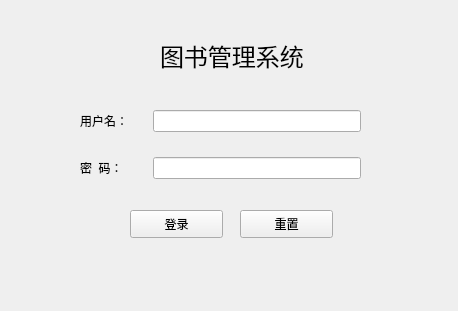
<?xml version="1.0" encoding="UTF-8"?>
<ui version="4.0">
 <class>Form</class>
 <widget class="QWidget" name="Form">
  <property name="geometry">
   <rect>
    <x>0</x>
    <y>0</y>
    <width>458</width>
    <height>311</height>
   </rect>
  </property>
  <property name="windowTitle">
   <string>管理员登录</string>
  </property>
  <widget class="QWidget" name="formLayoutWidget">
   <property name="geometry">
    <rect>
     <x>70</x>
     <y>100</y>
     <width>301</width>
     <height>101</height>
    </rect>
   </property>
   <layout class="QFormLayout" name="formLayout">
    <property name="horizontalSpacing">
     <number>25</number>
    </property>
    <property name="verticalSpacing">
     <number>25</number>
    </property>
    <property name="leftMargin">
     <number>10</number>
    </property>
    <property name="topMargin">
     <number>10</number>
    </property>
    <property name="rightMargin">
     <number>10</number>
    </property>
    <property name="bottomMargin">
     <number>10</number>
    </property>
    <item row="0" column="0">
     <widget class="QLabel" name="label">
      <property name="text">
       <string>用户名：</string>
      </property>
     </widget>
    </item>
    <item row="0" column="1">
     <widget class="QLineEdit" name="usernameinput"/>
    </item>
    <item row="1" column="0">
     <widget class="QLabel" name="label_2">
      <property name="text">
       <string>密  码：</string>
      </property>
     </widget>
    </item>
    <item row="1" column="1">
     <widget class="QLineEdit" name="passwordinpurt">
      <property name="echoMode">
       <enum>QLineEdit::Password</enum>
      </property>
     </widget>
    </item>
   </layout>
  </widget>
  <widget class="QPushButton" name="loginbtn">
   <property name="geometry">
    <rect>
     <x>130</x>
     <y>210</y>
     <width>93</width>
     <height>28</height>
    </rect>
   </property>
   <property name="text">
    <string>登录</string>
   </property>
   <property name="icon">
    <iconset>
     <normaloff>../../../../桌面/text/Library/image/login.png</normaloff>../../../../桌面/text/Library/image/login.png</iconset>
   </property>
  </widget>
  <widget class="QPushButton" name="pushButton_2">
   <property name="geometry">
    <rect>
     <x>240</x>
     <y>210</y>
     <width>93</width>
     <height>28</height>
    </rect>
   </property>
   <property name="text">
    <string>重置</string>
   </property>
   <property name="icon">
    <iconset>
     <normaloff>../../../../桌面/text/Library/image/reset.png</normaloff>../../../../桌面/text/Library/image/reset.png</iconset>
   </property>
  </widget>
  <widget class="QLabel" name="label_3">
   <property name="geometry">
    <rect>
     <x>160</x>
     <y>40</y>
     <width>191</width>
     <height>31</height>
    </rect>
   </property>
   <property name="font">
    <font>
     <family>Arial</family>
     <pointsize>18</pointsize>
    </font>
   </property>
   <property name="text">
    <string>图书管理系统</string>
   </property>
  </widget>
  <widget class="QLabel" name="label_4">
   <property name="geometry">
    <rect>
     <x>80</x>
     <y>20</y>
     <width>61</width>
     <height>61</height>
    </rect>
   </property>
   <property name="text">
    <string/>
   </property>
   <property name="pixmap">
    <pixmap>../../../../桌面/text/Library/image/book(2).png</pixmap>
   </property>
  </widget>
 </widget>
 <resources/>
 <connections/>
</ui>
